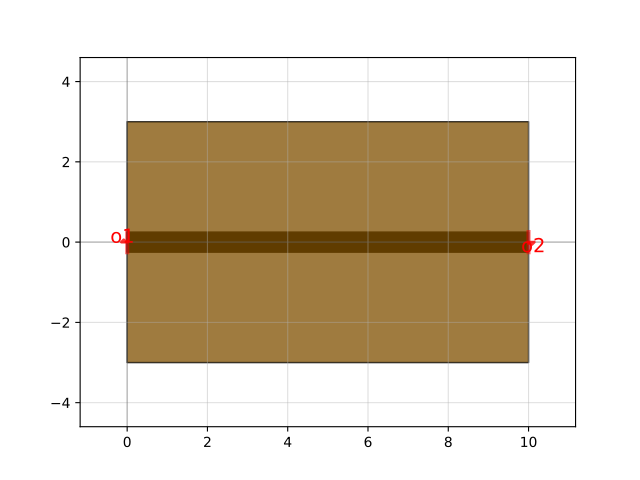

Here is the Python script that generated this plot:
import gdsfactory as gf

c = gf.components.straight_rib(length=10.0, npoints=2, with_cladding_box=True)
c.plot()
